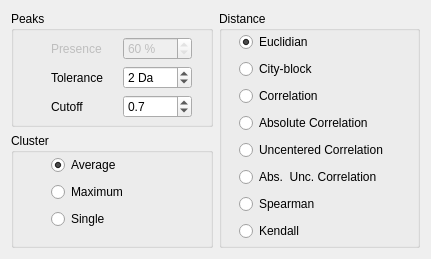
<?xml version="1.0" encoding="UTF-8"?>
<ui version="4.0">
 <class>Form</class>
 <widget class="QWidget" name="Form">
  <property name="geometry">
   <rect>
    <x>0</x>
    <y>0</y>
    <width>431</width>
    <height>259</height>
   </rect>
  </property>
  <property name="windowTitle">
   <string>Form</string>
  </property>
  <property name="styleSheet">
   <string notr="true"/>
  </property>
  <layout class="QGridLayout" name="gridLayout">
   <item row="0" column="0">
    <widget class="QGroupBox" name="groupBox_2">
     <property name="title">
      <string>Peaks</string>
     </property>
     <widget class="QWidget" name="formLayoutWidget_4">
      <property name="geometry">
       <rect>
        <x>40</x>
        <y>17</y>
        <width>141</width>
        <height>98</height>
       </rect>
      </property>
      <layout class="QFormLayout" name="settingsPeakLayout_4">
       <property name="fieldGrowthPolicy">
        <enum>QFormLayout::AllNonFixedFieldsGrow</enum>
       </property>
       <property name="labelAlignment">
        <set>Qt::AlignLeading|Qt::AlignLeft|Qt::AlignVCenter</set>
       </property>
       <property name="formAlignment">
        <set>Qt::AlignLeading|Qt::AlignLeft|Qt::AlignVCenter</set>
       </property>
       <property name="horizontalSpacing">
        <number>20</number>
       </property>
       <item row="0" column="0">
        <widget class="QLabel" name="presenceLabel_4">
         <property name="enabled">
          <bool>false</bool>
         </property>
         <property name="text">
          <string>Presence</string>
         </property>
        </widget>
       </item>
       <item row="0" column="1">
        <widget class="QSpinBox" name="presenceSpinBox_4">
         <property name="enabled">
          <bool>false</bool>
         </property>
         <property name="readOnly">
          <bool>true</bool>
         </property>
         <property name="suffix">
          <string> %</string>
         </property>
         <property name="singleStep">
          <number>5</number>
         </property>
         <property name="value">
          <number>60</number>
         </property>
        </widget>
       </item>
       <item row="1" column="0">
        <widget class="QLabel" name="toleranceLabel_4">
         <property name="text">
          <string>Tolerance</string>
         </property>
        </widget>
       </item>
       <item row="1" column="1">
        <widget class="QSpinBox" name="toleranceSpinBox">
         <property name="suffix">
          <string> Da</string>
         </property>
         <property name="value">
          <number>2</number>
         </property>
        </widget>
       </item>
       <item row="2" column="0">
        <widget class="QLabel" name="toleranceLabel_5">
         <property name="text">
          <string>Cutoff</string>
         </property>
        </widget>
       </item>
       <item row="2" column="1">
        <widget class="QDoubleSpinBox" name="cutoffSpinBox">
         <property name="decimals">
          <number>1</number>
         </property>
         <property name="maximum">
          <double>1.000000000000000</double>
         </property>
         <property name="singleStep">
          <double>0.100000000000000</double>
         </property>
         <property name="value">
          <double>0.700000000000000</double>
         </property>
        </widget>
       </item>
      </layout>
     </widget>
    </widget>
   </item>
   <item row="1" column="0">
    <widget class="QGroupBox" name="groupBox">
     <property name="title">
      <string>Cluster</string>
     </property>
     <widget class="QWidget" name="formLayoutWidget">
      <property name="geometry">
       <rect>
        <x>40</x>
        <y>21</y>
        <width>88</width>
        <height>77</height>
       </rect>
      </property>
      <layout class="QVBoxLayout" name="set_clust_layout">
       <item>
        <widget class="QRadioButton" name="clust_avg">
         <property name="text">
          <string>Average</string>
         </property>
         <property name="shortcut">
          <string>A</string>
         </property>
         <property name="checked">
          <bool>true</bool>
         </property>
        </widget>
       </item>
       <item>
        <widget class="QRadioButton" name="clust_max">
         <property name="text">
          <string>Maximum</string>
         </property>
         <property name="shortcut">
          <string>M</string>
         </property>
        </widget>
       </item>
       <item>
        <widget class="QRadioButton" name="clust_sing">
         <property name="text">
          <string>Single</string>
         </property>
         <property name="shortcut">
          <string>S</string>
         </property>
        </widget>
       </item>
      </layout>
     </widget>
    </widget>
   </item>
   <item row="0" column="1" rowspan="2">
    <widget class="QGroupBox" name="groupBox_3">
     <property name="title">
      <string>Distance</string>
     </property>
     <widget class="QWidget" name="formLayoutWidget_6">
      <property name="geometry">
       <rect>
        <x>20</x>
        <y>20</y>
        <width>176</width>
        <height>212</height>
       </rect>
      </property>
      <layout class="QVBoxLayout" name="set_dist_layout">
       <item>
        <widget class="QRadioButton" name="dist_eucl">
         <property name="text">
          <string>Euclidian</string>
         </property>
         <property name="shortcut">
          <string>E</string>
         </property>
         <property name="checked">
          <bool>true</bool>
         </property>
        </widget>
       </item>
       <item>
        <widget class="QRadioButton" name="dist_city">
         <property name="text">
          <string>City-block</string>
         </property>
         <property name="shortcut">
          <string>B</string>
         </property>
        </widget>
       </item>
       <item>
        <widget class="QRadioButton" name="dist_correl">
         <property name="text">
          <string>Correlation</string>
         </property>
         <property name="shortcut">
          <string>C</string>
         </property>
        </widget>
       </item>
       <item>
        <widget class="QRadioButton" name="dist_abs">
         <property name="text">
          <string comment="a">Absolute Correlation</string>
         </property>
        </widget>
       </item>
       <item>
        <widget class="QRadioButton" name="dist_uncent">
         <property name="text">
          <string comment="u">Uncentered Correlation</string>
         </property>
        </widget>
       </item>
       <item>
        <widget class="QRadioButton" name="dist_abs_uncent">
         <property name="text">
          <string comment="x">Abs.  Unc. Correlation</string>
         </property>
        </widget>
       </item>
       <item>
        <widget class="QRadioButton" name="dist_spear">
         <property name="text">
          <string comment="s">Spearman</string>
         </property>
        </widget>
       </item>
       <item>
        <widget class="QRadioButton" name="dist_kend">
         <property name="text">
          <string comment="k">Kendall</string>
         </property>
        </widget>
       </item>
      </layout>
     </widget>
    </widget>
   </item>
  </layout>
 </widget>
 <resources/>
 <connections/>
</ui>
